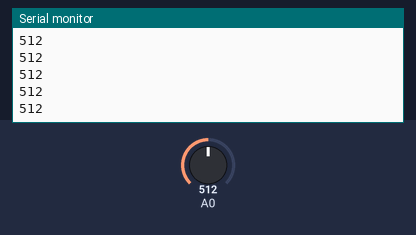
Simulated run of this sketch. Board: Arduino Uno, built with avr-gcc and run on an emulated ATmega328P. Shown: the last lines printed to the serial monitor. Inputs (shaded band) come from the test bench; at power-on: A0 = 512.

Above: at 1.2 s.
1.3 s: A0 set to 716
At 1.31 s:
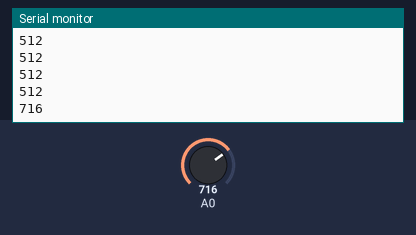
2.8 s: A0 set to 900
At 2.81 s:
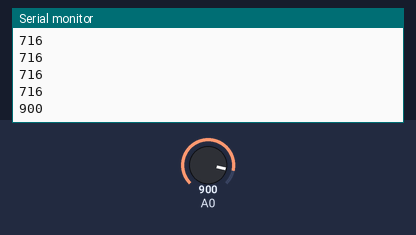
Timing chart, 0 to 5.8 s (numbered marks = the images above; inputs shaded):
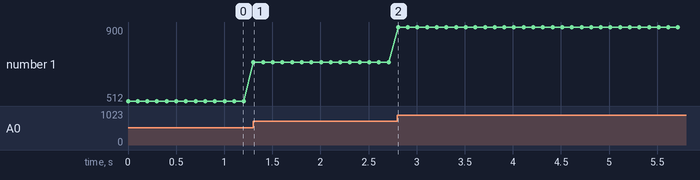

Measured:
- after the input at 1.3 s, the serial monitor: prints a new line at once (image 1)
- after the input at 2.8 s, the serial monitor: prints a new line at once (image 2)
- plotted number 1: 512 → 716 after the input at 1.3 s, 716 → 900 after the input at 2.8 s

The sketch:

SoilMoistureSensor.ino
```cpp
void setup() {
  pinMode(A0,INPUT);
  Serial.begin(9600);
}

void loop() {
  int sense = analogRead(A0);
  Serial.println(sense);
  delay(100);
}
```
